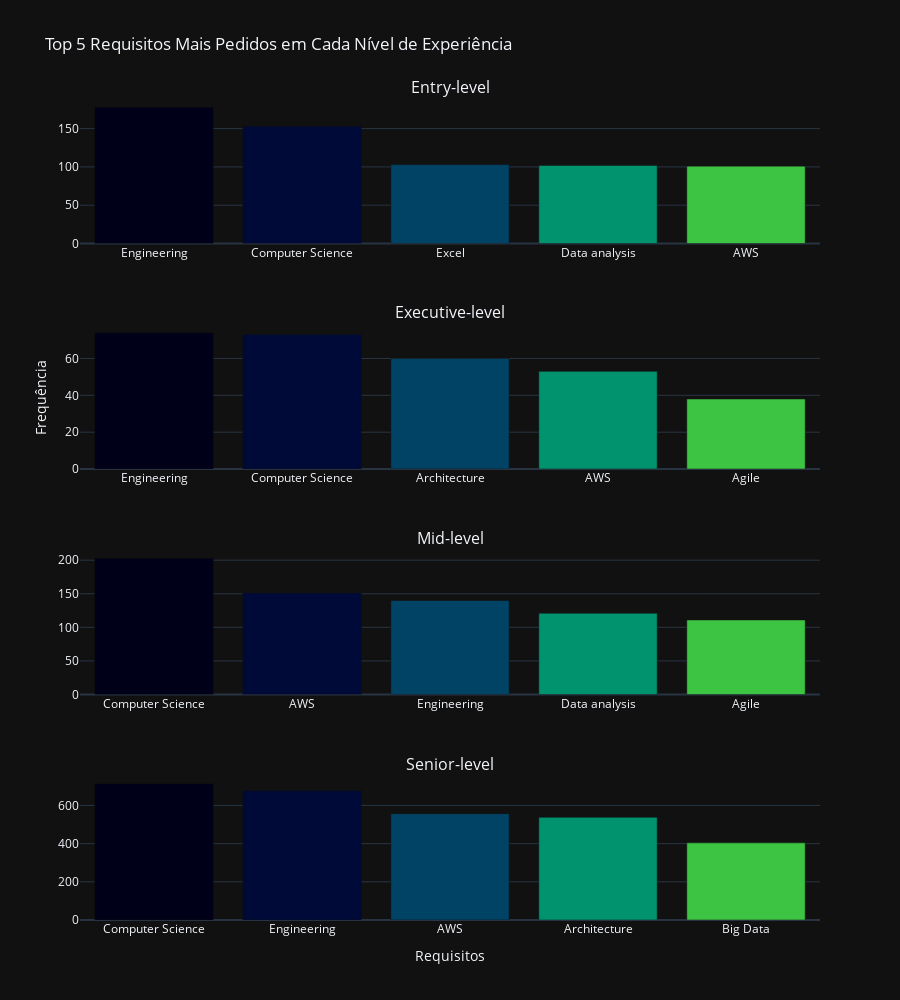

Notebook source saved alongside this figure:
### Code cell
# Define cores manuais para as barras
bar_colors = ['rgb(0, 0, 24)', 'rgb(0, 10, 56)', 'rgb(0, 67, 100)', 'rgb(0, 147, 110)', 'rgb(62, 196, 67)']

# Cria subplots com base no número de níveis de experiência
num_rows = len(requirements_freq_by_experience)
fig = sp.make_subplots(rows=num_rows, cols=1, subplot_titles=requirements_freq_by_experience.index, vertical_spacing=0.1)

# Itera sobre cada nível de experiência e crie gráficos de barras
for i, (experience_level, row) in enumerate(requirements_freq_by_experience.iterrows()):
    top_5_requirements = row.nlargest(5)
    fig.add_trace(go.Bar(x=top_5_requirements.index, y=top_5_requirements.values, marker=dict(color=bar_colors), name='Requisitos'),
                  row=i+1, col=1)

# Atualiza os títulos dos eixos e o layout geral
fig.update_xaxes(title_text='Requisitos', row=num_rows, col=1)
fig.update_yaxes(title_text='Frequência', row=int(num_rows/2), col=1)
fig.update_layout(height=1000, title="Top 5 Requisitos Mais Pedidos em Cada Nível de Experiência",
                  template='plotly_dark', )

fig.update_traces(showlegend=False)

# Exibe o gráfico
fig.show()

### Figure 1 — Plotly figure (JSON) as saved in the notebook; plotly's stock layout.template omitted (floating-point values rounded to 4 significant figures)
{"data": [{"marker": {"color": ["rgb(0, 0, 24)", "rgb(0, 10, 56)", "rgb(0, 67, 100)", "rgb(0, 147, 110)", "rgb(62, 196, 67)"]}, "name": "Requisitos", "showlegend": false, "type": "bar", "x": ["Engineering", "Computer Science", "Excel", "Data analysis", "AWS"], "xaxis": "x", "y": [178, 153, 103, 102, 101], "yaxis": "y"}, {"marker": {"color": ["rgb(0, 0, 24)", "rgb(0, 10, 56)", "rgb(0, 67, 100)", "rgb(0, 147, 110)", "rgb(62, 196, 67)"]}, "name": "Requisitos", "showlegend": false, "type": "bar", "x": ["Engineering", "Computer Science", "Architecture", "AWS", "Agile"], "xaxis": "x2", "y": [74, 73, 60, 53, 38], "yaxis": "y2"}, {"marker": {"color": ["rgb(0, 0, 24)", "rgb(0, 10, 56)", "rgb(0, 67, 100)", "rgb(0, 147, 110)", "rgb(62, 196, 67)"]}, "name": "Requisitos", "showlegend": false, "type": "bar", "x": ["Computer Science", "AWS", "Engineering", "Data analysis", "Agile"], "xaxis": "x3", "y": [203, 151, 140, 121, 111], "yaxis": "y3"}, {"marker": {"color": ["rgb(0, 0, 24)", "rgb(0, 10, 56)", "rgb(0, 67, 100)", "rgb(0, 147, 110)", "rgb(62, 196, 67)"]}, "name": "Requisitos", "showlegend": false, "type": "bar", "x": ["Computer Science", "Engineering", "AWS", "Architecture", "Big Data"], "xaxis": "x4", "y": [714, 677, 557, 538, 404], "yaxis": "y4"}], "layout": {"annotations": [{"font": {"size": 16}, "showarrow": false, "text": "Entry-level", "x": 0.5, "xanchor": "center", "xref": "paper", "y": 1, "yanchor": "bottom", "yref": "paper"}, {"font": {"size": 16}, "showarrow": false, "text": "Executive-level", "x": 0.5, "xanchor": "center", "xref": "paper", "y": 0.725, "yanchor": "bottom", "yref": "paper"}, {"font": {"size": 16}, "showarrow": false, "text": "Mid-level", "x": 0.5, "xanchor": "center", "xref": "paper", "y": 0.45, "yanchor": "bottom", "yref": "paper"}, {"font": {"size": 16}, "showarrow": false, "text": "Senior-level", "x": 0.5, "xanchor": "center", "xref": "paper", "y": 0.175, "yanchor": "bottom", "yref": "paper"}], "height": 1000, "title": {"text": "Top 5 Requisitos Mais Pedidos em Cada Nível de Experiência"}, "xaxis": {"anchor": "y", "domain": [0, 1]}, "xaxis2": {"anchor": "y2", "domain": [0, 1]}, "xaxis3": {"anchor": "y3", "domain": [0, 1]}, "xaxis4": {"anchor": "y4", "domain": [0, 1], "title": {"text": "Requisitos"}}, "yaxis": {"anchor": "x", "domain": [0.825, 1]}, "yaxis2": {"anchor": "x2", "domain": [0.55, 0.725], "title": {"text": "Frequência"}}, "yaxis3": {"anchor": "x3", "domain": [0.275, 0.45]}, "yaxis4": {"anchor": "x4", "domain": [0, 0.175]}}}
